Frame 1 (no input): blank canvas, image omitted
Frame 60 (the mouse pressed at the canvas centre just before this capture): blank canvas, image omitted
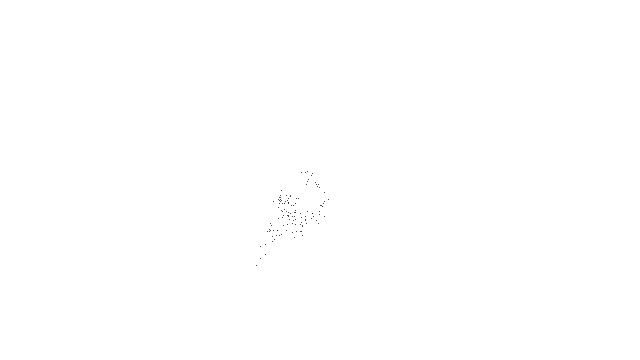
Frame 120 (the mouse held since frame 60 and released just before this capture)

The Processing sketch whose frames 1 and 60 were blank and that drew this single picture after the mouse press (run headless with seeded random() and noise(); from frame 60 on, the mouse is pressed at the canvas centre):

// Processing sketch: randomWalkerCustomDistribution
// ── randomWalkerCustomDistribution.pde
class Walker {
  float x;
  float y;
  Walker() {
    x = width/2;
    y= height/2;
  }
  void display() {
    stroke(0);
    point(x,y);
  }
  void step() {
    float size = 0;
    boolean working = true;
    while(working) {
      size = random(10);
      float prob = size * size/100;
      float test = random(10);
      if (test < prob) {
        working = false;
      }
    }
    x += random(-size,size);
    y += random(-size,size);
  }
}

Walker w;
void setup() {
  size(640,360);
  w = new Walker();
  background(255);
}

void draw() {
  w.step();
  w.display();
}
